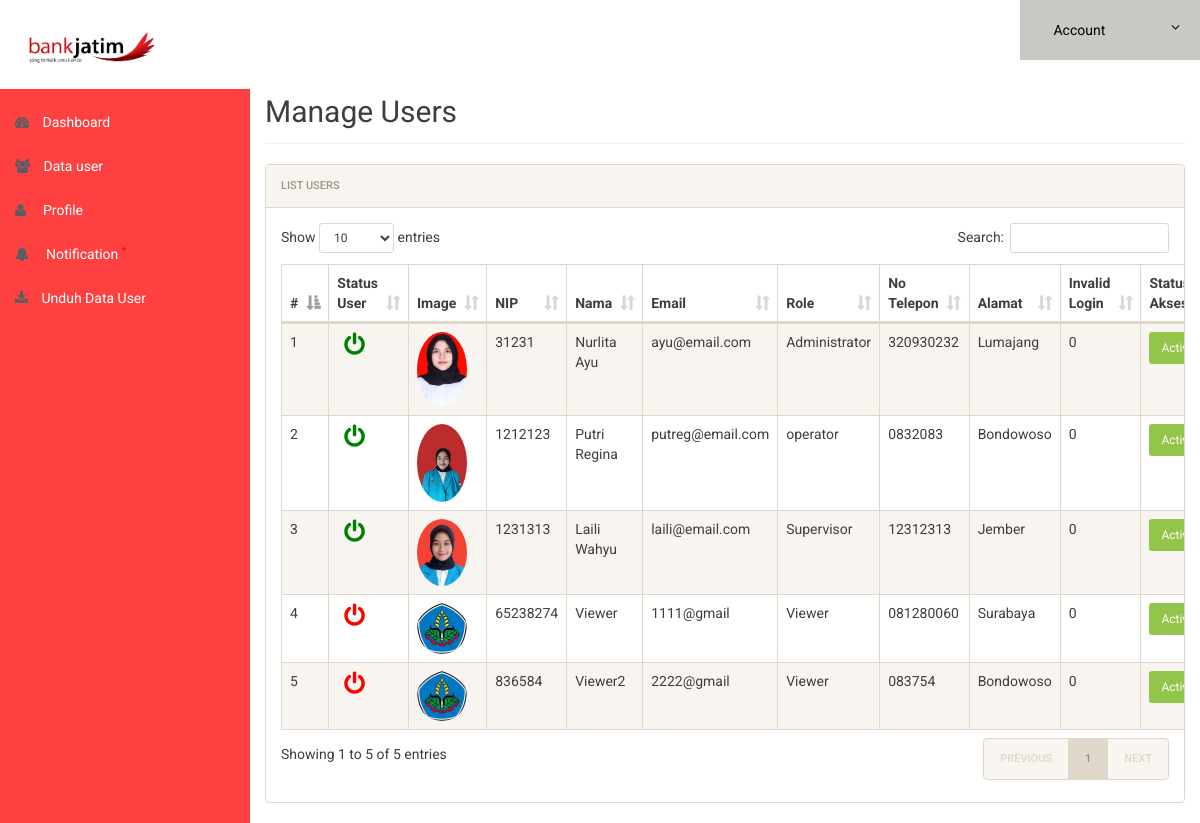
The app's page /admin/userlist.php (signed in), older data.
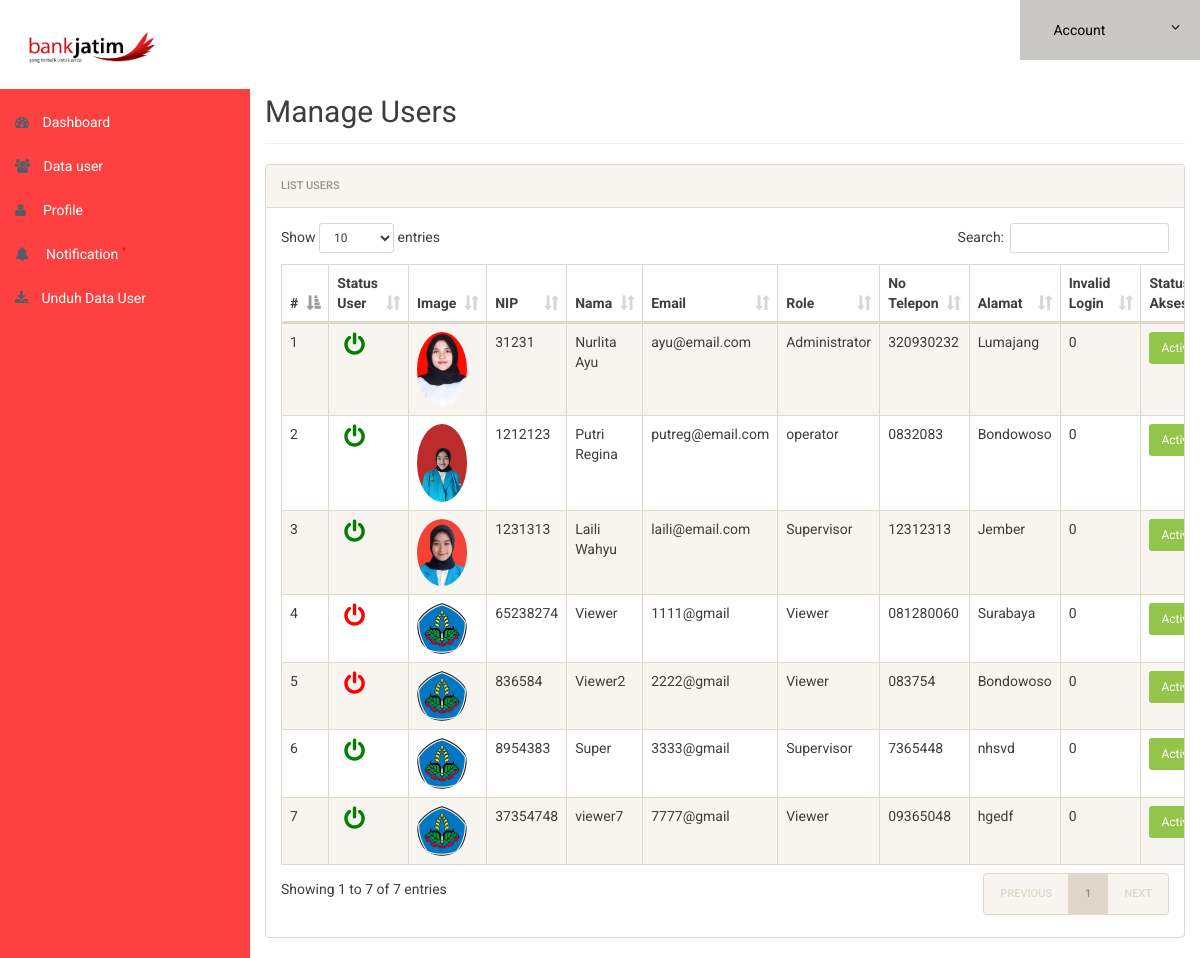
The same page, newer data.
### tables this page shows
CREATE TABLE `users` (
  `id` int(11) NOT NULL,
  `nip` int(100) NOT NULL,
  `name` varchar(50) NOT NULL,
  `email` varchar(50) NOT NULL,
  `password` varchar(50) NOT NULL,
  `role` varchar(50) NOT NULL,
  `mobile` varchar(50) NOT NULL,
  `designation` varchar(50) NOT NULL,
  `image` varchar(50) NOT NULL,
  `status` int(10) NOT NULL DEFAULT 0,
  `baned` enum('n','y') NOT NULL,
  `logintime` int(2) NOT NULL
);

### admin/userlist.php (the view, shortened to what this page needs)
<?php
include('includes/config.php');
if(strlen($_SESSION['alogin'])==0)
	{
header('location:index.php');
}
else{
 ?>
<!doctype html>
<html lang="en" class="no-js">
<head>
	<link rel="stylesheet" href="css/font-awesome.min.css">
	<link rel="stylesheet" href="css/bootstrap.min.css">
	<link rel="stylesheet" href="css/dataTables.bootstrap.min.css">
	<link rel="stylesheet" href="css/bootstrap-social.css">
	<link rel="stylesheet" href="css/bootstrap-select.css">
	<link rel="stylesheet" href="css/fileinput.min.css">
	<link rel="stylesheet" href="css/awesome-bootstrap-checkbox.css">
	<link rel="stylesheet" href="css/style.css">
</head>
<body>
	<?php include('includes/header.php');?>
	<div class="ts-main-content">
		<?php include('includes/leftbar.php');?>
		<div class="content-wrapper">
			<div class="container-fluid">
				<div class="row">
					<div class="col-md-12">
						<h2 class="page-title">Manage Users</h2>
						<div class="panel panel-default">
							<div class="panel-heading">List Users</div>
							<div class="panel-body">
								<table id="zctb" class="display table table-striped table-bordered table-hover" cellspacing="0" width="100%">
									<thead>
										<tr>
												<th>#</th>
												<th>Status User</th>
												<th>Image</th>
												<th>NIP</th>
                                                <th>Nama</th>
                                                <th>Email</th>
                                                <th>Role</th>
                                                <th>No Telepon</th>
                                                <th>Alamat</th>
												<th>Invalid Login</th>
                                                <th>Status Akses</th>
										</tr>
									</thead>
									<tbody>
<?php $sql = "SELECT * from  users ";
$query = $dbh -> prepare($sql);
$query->execute();
$results=$query->fetchAll(PDO::FETCH_OBJ);
$cnt=1;
if($query->rowCount() > 0)
{
foreach($results as $result)
{				?>
										<tr>
											<td><?php echo htmlentities($cnt);?></td>
											<td><?php if($result->status == '0')
                                                    {?>
                                                   <a href="userlist.php?activated=<?php echo $result->id;?>" onclick="return confirm('Do you want to Enable User');">&nbsp; <i class="fa fa-power-off" style="font-size:24px;color:red"></i></a>&nbsp;&nbsp;
												   <?php } else {?>
													<a href="userlist.php?deactivated=<?php echo $result->id;?>" onclick="return confirm('Do you want to Disable User');">&nbsp; <i class="fa fa-power-off" style="font-size:24px;color:green"></i></a>&nbsp;&nbsp;<?php } ?>
													</td>
											<td><img src="../images/<?php echo htmlentities($result->image);?>" style="width:50px; border-radius:50%;"/></td>
											<td><?php echo htmlentities($result->nip);?></td>
											<td><?php echo htmlentities($result->name);?></td>
                                            <td><?php echo htmlentities($result->email);?></td>
                                            <td><?php echo htmlentities($result->role);?></td>
                                            <td><?php echo htmlentities($result->mobile);?></td>
                                            <td><?php echo htmlentities($result->designation);?></td>
											<td><?php echo htmlentities($result->logintime);?>
                                            <td>
                                            <?php if($result->baned == "n")
                                                    {?>
                                                   <div style="text-align:center; height: 20px;"><button type="submit" class="btn-success btn-block btn-sm">Actived</button></div>
                                                    <?php } else {?>
													<a href="userlist.php?update=<?php echo $result->id;?>" onclick="return confirm('Do you want to unblocked');"><button class="btn-danger btn-block btn-sm"type="submit">Blocked</button></a>&nbsp;&nbsp; <?php } ?>
</td>
                                            </td>
										</tr>
										<?php $cnt=$cnt+1; }} ?>
									</tbody>
								</table>
							</div>
						</div>
					</div>
				</div>
			</div>
		</div>
	</div>
</body>
</html>
<?php } ?>

### admin/includes/header.php (shortened to what this page needs)
<div style ="background:white;"class="brand clearfix">
<h4 class="pull-left text-white" style="margin:20px 0px 10px 20px"><img style="width:40%;"src="img/logo.png">&nbsp; </h4>
		<ul class="ts-profile-nav">
			<li  class=" ts-account">
				<a style="background:#c9c8c5; color:black;" href="#"><img src="img/ts-avatar.jpg" class="ts-avatar hidden-side" alt=""> Account <i class="fa fa-angle-down hidden-side"></i></a>
			</li>
		</ul>
	</div>

### admin/includes/leftbar.php (shortened to what this page needs)
<nav style="background:#ff4040;" class="ts-sidebar">
		<ul  class="ts-sidebar-menu">
			<li  class="ts-label">Main</li>
			<li><a href="dashboard.php"><i class="fa fa-dashboard"></i> Dashboard</a></li>
		<li><a href="userlist.php"><i class="fa fa-users"></i> Data user</a>
		</li>
		<li><a href="profile.php"><i class="fa fa-user"></i> &nbsp;Profile</a>
		</li>
		<li><a href="notification.php"><i class="fa fa-bell"></i> &nbsp;Notification <sup style="color:red">*</sup></a>
		</li>
		<li><a href="download.php"><i class="fa fa-download"></i> Unduh Data User</a>
		</li>
		</ul>
	</nav>

### admin/css/style.css (style rules this page uses)
html { font-size: 14px; }
@media only screen and (min-width: 480px) { html { font-size: 17px; } }
@media only screen and (min-width: 768px) { html { font-size: 14px; } }
body { font-size: 1em; }
a { color: #37a6c4; }
.panel { overflow: hidden; }
.text-white, .text-light { color: #fff !important; }
ul, li { margin: 0; padding: 0; list-style: none; }
.page-title { padding-bottom: 15px; margin-bottom: 20px; border-bottom: 1px solid #f0f0f0; }
.brand { background: #3e454c; position: relative; z-index: 3; position: fixed; width: 100%; top: 0; }
.brand .ts-profile-nav { float: right; display: none; }
.brand .ts-profile-nav li { float: left; position: relative; }
.brand .ts-profile-nav li a { display: block; padding: 20px; color: #fff; }
.brand .ts-profile-nav .ts-account .fa-angle-down { float: right; }
.brand .ts-profile-nav .ts-account > a { width: 180px; background: #2c3136; }
@media only screen and (min-width: 992px) { .brand .ts-profile-nav { display: block; } }
.ts-sidebar { background: #2c3136; max-height: 0; transition: max-height 0.3s; overflow: hidden; position: fixed; z-index: 2; width: 100%; bottom: 0; top: 60px; overflow-y: auto; }
@media only screen and (min-width: 992px) { .ts-sidebar { max-height: 100%; bottom: 0; } }
.ts-sidebar-menu .ts-label { color: #585c64; font-weight: bold; padding: 8px 15px; text-transform: uppercase; font-size: 10px; letter-spacing: 3px; margin-top: 10px; }
.ts-sidebar-menu a { display: block; text-decoration: none; padding: 12px 15px; color: #fff; }
.ts-sidebar-menu li { position: relative; }
.ts-sidebar-menu li i { color: #585c64; margin-right: 10px; }
.ts-main-content .content-wrapper { padding-top: 15px; margin-top: 60px; }
@media only screen and (min-width: 992px) { .ts-main-content .ts-sidebar { width: 250px; float: left; } }
@media only screen and (min-width: 992px) { .ts-main-content .content-wrapper { margin-left: 250px; } }

Row changes from the older to the newer data that the page shows:
added users: image (picture), nip "8954383", name "Super", email "3333@gmail", role "Supervisor", mobile "7365448", designation "nhsvd", logintime "0", baned "Actived"
added users: image (picture), nip "37354748", name "viewer7", email "7777@gmail", role "Viewer", mobile "09365048", designation "hgedf", logintime "0", baned "Actived"
Text that changed along with them:
text written by a page script: "Show entries Search: Showing 1 to 5 of 5 entries PREVIOUS 1 NEXT" → "Show entries Search: Showing 1 to 7 of 7 entries PREVIOUS 1 NEXT"
